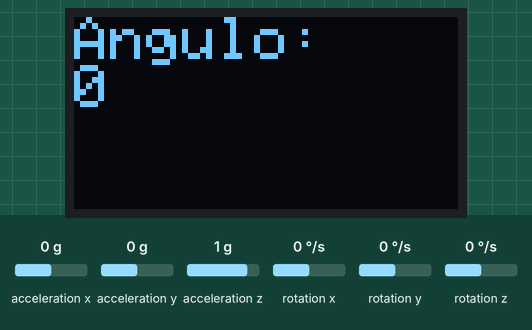
Bench run of a sketch on a simulated Arduino Uno, built with avr-gcc and run on an emulated ATmega328P. Shown: 128×64 one-colour display. Inputs (shaded band) come from the test bench; at power-on: rotation z 0 °/s, acceleration x 0 g, acceleration y 0 g, acceleration z 1 g, rotation x 0 °/s, rotation y 0 °/s.

Above: at 4.2 s.
4.3 s: rotation z set to -192 °/s
At 4.51 s:
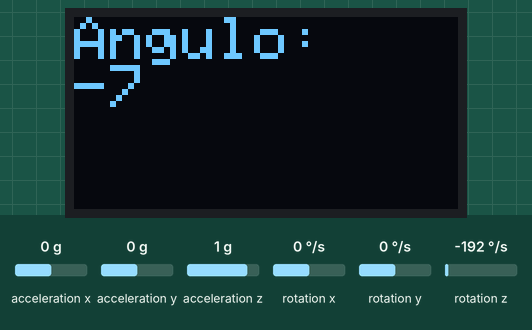
6.7 s: rotation z set to 0 °/s
At 7.5 s:
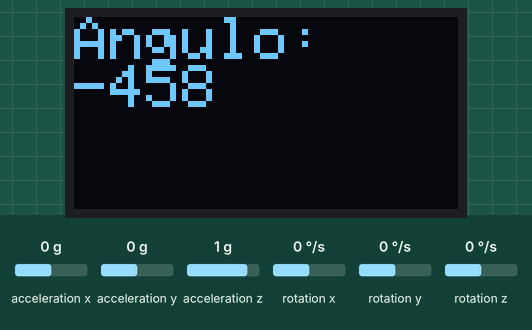
8.2 s: rotation z set to 14 °/s
At 8.6 s:
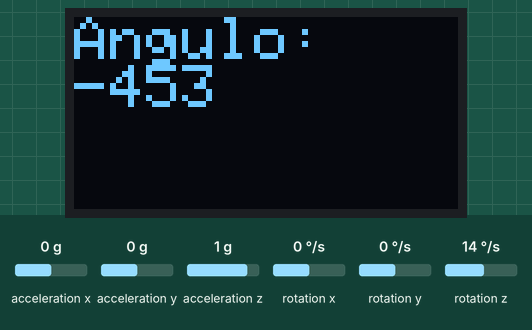

The sketch:

angle_measure.ino
```cpp
#include <Wire.h>
#include <Adafruit_SSD1306.h>
#include <MPU6050_light.h>

Adafruit_SSD1306 display(128, 64, &Wire);

MPU6050 mpu(Wire);
unsigned long timer = 0;

void setup() {
  Serial.begin(115200);
  if(!display.begin(SSD1306_SWITCHCAPVCC, 0x3C))
  {
    Serial.println(F("Erro na identificacao do display!"));
    for(;;);
  }
  display.setTextSize(2);
  display.setTextColor(SSD1306_WHITE);
  display.clearDisplay();
  Wire.begin();
  mpu.begin();
  display.println(F("Calibrando o MPU6050"));
  display.display();
  mpu.calcGyroOffsets();
}

void loop() {
  mpu.update();
  if((millis()-timer)>10)
  {
    display.clearDisplay();
    display.setCursor(0,0);
    display.println("Angulo: ");
    display.print(int(mpu.getAngleZ()));
    display.display();
    timer = millis();
  }
}
```

Measured:
- after the input at 4.3 s, the display: changes after 0.06 s (image 1)
- after the input at 8.2 s, the display: first changes at once (image 3 shows a later state)
